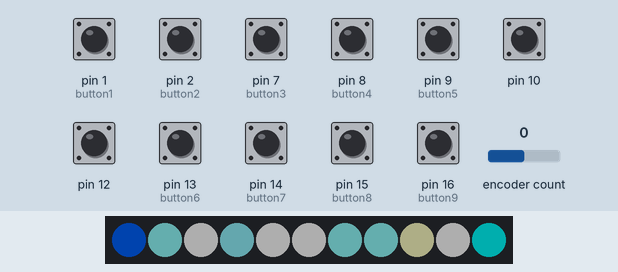
Simulated run of this sketch. Board: Arduino Leonardo, built with avr-gcc and run on an emulated ATmega32U4. Parts: 11 RGB LEDs in strip order, left to right. Inputs (shaded band) come from the test bench; at power-on: pin 1 (button1), pin 2 (button2), pin 7 (button3), pin 8 (button4), pin 9 (button5), pin 10, pin 12, pin 13 (button6), pin 14 (button7), pin 15 (button8), pin 16 (button9) HIGH, encoder count 0. Dim RGB values are drawn brighter than linear; USB keyboard and mouse output is not drawn.

Above: at 1.2 s.
1.3 s: pin 16 (button9) pulled LOW for 1 s
At 2.61 s:
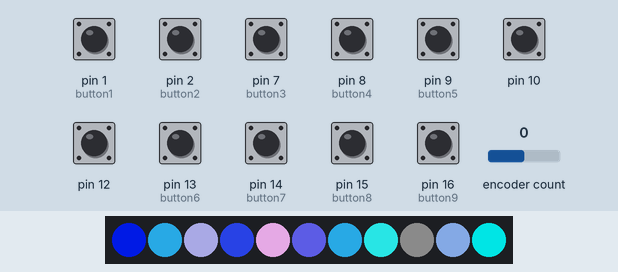
2.9 s: pin 2 (button2) pulled LOW for 0.15 s
At 3.52 s:
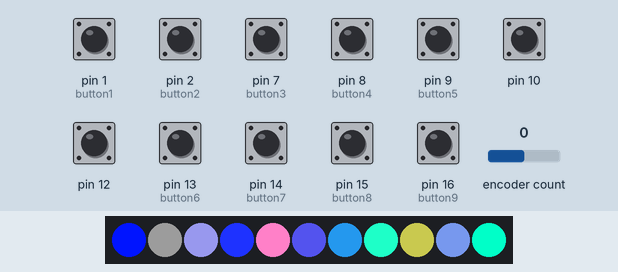
3.6 s: pin 14 (button7) pulled LOW for 1 s
At 4.73 s:
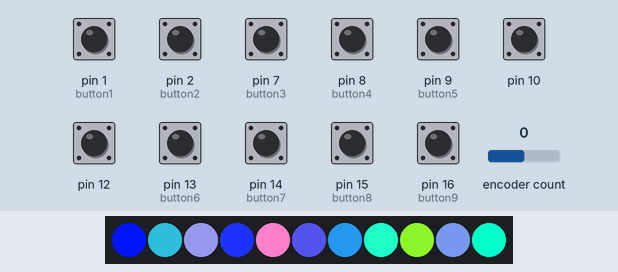
5.2 s: pin 9 (button5) pulled LOW for 0.15 s
At 5.64 s:
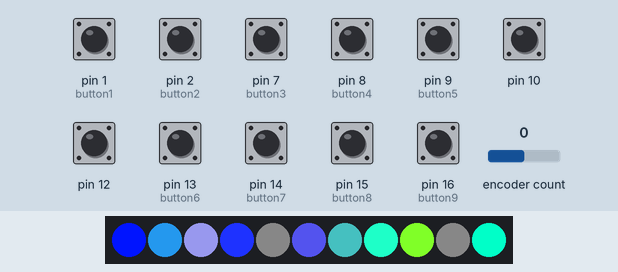
5.9 s: pin 7 (button3) pulled LOW for 0.15 s
At 6.55 s:
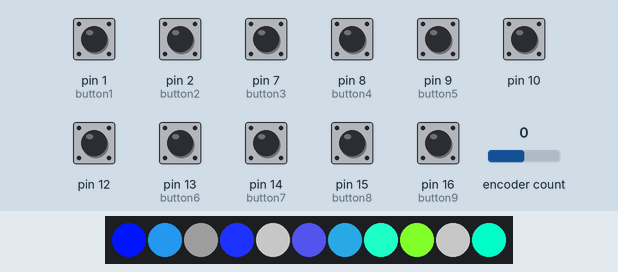
6.6 s: pin 8 (button4) pulled LOW for 0.15 s
At 7.15 s:
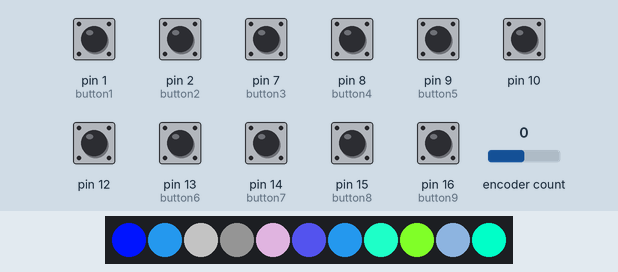
Timing chart, 0 to 8.3 s (numbered marks = the images above; inputs shaded):
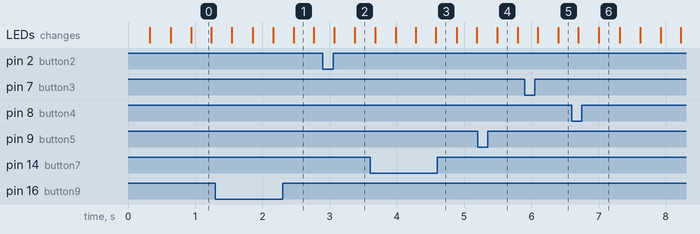

Measured:
- after the input at 1.3 s, the LEDs: first differ from a run without the input after 1.2 s (image 1)
- after the input at 2.9 s, the LEDs: first differ from a run without the input after 0.48 s (image 2)
- after the input at 5.2 s, the LEDs: change after 0.30 s (image 4)
- after the input at 5.9 s, the LEDs: first differ from a run without the input after 0.50 s (image 5)

The sketch:

PKGBV2.ino
```cpp
#include <Adafruit_NeoPixel.h>
#include "Keyboard.h"
#include <OneButton.h>
#include <RotaryEncoder.h>


// Neopixel
#define PIN 26
#define NUMPIXELS 11
#define PIN_IN1 17
#define PIN_IN2 18


Adafruit_NeoPixel pixels(NUMPIXELS, PIN, NEO_GRB + NEO_KHZ800);

// Setup buttons
OneButton button1(1, true);
OneButton button2(2, true);
OneButton button3(7, true);
OneButton button4(8, true);
OneButton button5(9, true);
OneButton button6(13, true);
OneButton button7(14, true);
OneButton button8(15, true);
OneButton button9(16, true);
OneButton button10(27, true);
OneButton button11(28, true);

OneButton encoderButton(29, true);

RotaryEncoder encoder(PIN_IN1, PIN_IN2, RotaryEncoder::LatchMode::TWO03);

String incomingString = "S";
String functionM1 = "";

const long interval = 10;
unsigned long previousMillis = 0;

int M1[] = {0, 20, 255};
int M1_tmp[] = {0, 0, 0};

int M2[] = {30, 128, 200};
int M2_tmp[] = {0, 0, 0};

int M3[] = {128, 128, 200};
int M3_tmp[] = {0, 0, 0};

int M4[] = {30, 50, 255};
int M4_tmp[] = {0, 0, 0};

int M5[] = {255, 128, 200};
int M5_tmp[] = {0, 0, 0};

int M6[] = {70, 70, 200};
int M6_tmp[] = {0, 0, 0};

int M7[] = {30, 128, 200};
int M7_tmp[] = {0, 0, 0};

int M8[] = {30, 255, 200};
int M8_tmp[] = {0, 0, 0};

int M9[] = {128, 255, 40};
int M9_tmp[] = {0, 0, 0};

int M10[] = {100, 128, 200};
int M10_tmp[] = {0, 0, 0};

int M11[] = {0, 255, 200};
int M11_tmp[] = {0, 0, 0};

void setup() {

  pixels.begin();

  pixels.clear();
  pixels.show();

  button1.attachClick(Button_M1);
  button1.attachLongPressStop(Button_M1);

  button2.attachClick(Button_M2);
  button2.attachLongPressStop(Button_M2);

  button3.attachClick(Button_M3);
  button3.attachLongPressStop(Button_M3);

  button4.attachClick(Button_M4);
  button4.attachLongPressStop(Button_M4);

  button5.attachClick(Button_M5);
  button5.attachLongPressStop(Button_M5);

  button6.attachClick(Button_M6);
  button6.attachLongPressStop(Button_M6);

  button7.attachClick(Button_M7);
  button7.attachLongPressStop(Button_M7);

  button8.attachClick(Button_M8);
  button8.attachLongPressStop(Button_M8);

  button9.attachClick(Button_M9);
  button9.attachLongPressStop(Button_M9);

  button10.attachClick(Button_M10);
  button10.attachLongPressStop(Button_M10);

  button11.attachClick(Button_M11);
  button11.attachLongPressStop(Button_M11);

  encoderButton.attachClick(Button_Encoder);
  encoderButton.attachLongPressStop(Button_Encoder);


  // Set defaul NeoPixel colors
  pixels.setPixelColor(0, pixels.Color(M1[0], M1[1], M1[2]));
  pixels.setPixelColor(1, pixels.Color(M2[0], M2[1], M2[2]));
  pixels.setPixelColor(2, pixels.Color(M3[0], M3[1], M3[2]));
  pixels.setPixelColor(3, pixels.Color(M4[0], M4[1], M4[2]));
  pixels.setPixelColor(4, pixels.Color(M5[0], M5[1], M5[2]));
  pixels.setPixelColor(5, pixels.Color(M6[0], M6[1], M6[2]));
  pixels.setPixelColor(6, pixels.Color(M7[0], M7[1], M7[2]));
  pixels.setPixelColor(7, pixels.Color(M8[0], M8[1], M8[2]));
  pixels.setPixelColor(8, pixels.Color(M9[0], M9[1], M9[2]));
  pixels.setPixelColor(9, pixels.Color(M10[0], M10[1], M10[2]));
  pixels.setPixelColor(10, pixels.Color(M11[0], M11[1], M11[2]));
  pixels.show();

  // open the serial port:
  //Serial.begin(9600);

  // initialize control over the keyboard:
  Keyboard.begin();
}

void loop() {

  unsigned long currentMillis = millis();


  // keep watching the push buttons
  button1.tick();
  button2.tick();
  button3.tick();
  button4.tick();
  button5.tick();
  button6.tick();
  button7.tick();
  button8.tick();
  button9.tick();
  button10.tick();
  button11.tick();

  encoderButton.tick();

    if (currentMillis - previousMillis >= interval) {
      // save the last time
      previousMillis = currentMillis;
      checkFade();

  }


  static int pos = 0;
  encoder.tick();

  int newPos = encoder.getPosition();
  if (pos < newPos) {
    Keyboard.press(KEY_LEFT_CTRL);
    Keyboard.press(KEY_LEFT_ARROW);


    Keyboard.releaseAll();
    pos = newPos;
  }
  if (pos > newPos) {
    Keyboard.press(KEY_LEFT_CTRL);
    Keyboard.press(KEY_RIGHT_ARROW);

    Keyboard.releaseAll();
    pos = newPos;
  }

}

void Button_M1()
{
  M1_tmp[0] = 0;
  M1_tmp[1] = 0;
  M1_tmp[2] = 0;

  Keyboard.press(KEY_LEFT_ALT);
  Keyboard.write('1');
  Keyboard.releaseAll();

  pixels.setPixelColor(0, pixels.Color(M1_tmp[0], M1_tmp[1], M1_tmp[2]));
  pixels.show();
}

void Button_M2()
{
  M2_tmp[0] = 0;
  M2_tmp[1] = 0;
  M2_tmp[2] = 0;

  Keyboard.press(KEY_LEFT_ALT);
  Keyboard.write('2');
  Keyboard.releaseAll();

  pixels.setPixelColor(1, pixels.Color(M2_tmp[0], M2_tmp[1], M2_tmp[2]));
  pixels.show();
}

void Button_M3()
{
  M3_tmp[0] = 0;
  M3_tmp[1] = 0;
  M3_tmp[2] = 0;

  Keyboard.press(KEY_LEFT_ALT);
  Keyboard.write('3');
  Keyboard.releaseAll();

  pixels.setPixelColor(2, pixels.Color(M3_tmp[0], M3_tmp[1], M3_tmp[2]));
  pixels.show();
}

void Button_M4()
{
  M4_tmp[0] = 0;
  M4_tmp[1] = 0;
  M4_tmp[2] = 0;

  Keyboard.press(KEY_LEFT_ALT);
  Keyboard.write('4');
  Keyboard.releaseAll();

  pixels.setPixelColor(3, pixels.Color(M4_tmp[0], M4_tmp[1], M4_tmp[2]));
  pixels.show();
}

void Button_M5()
{
  M5_tmp[0] = 0;
  M5_tmp[1] = 0;
  M5_tmp[2] = 0;

  Keyboard.press(KEY_LEFT_ALT);
  Keyboard.write('5');
  Keyboard.releaseAll();

  pixels.setPixelColor(4, pixels.Color(M5_tmp[0], M5_tmp[1], M5_tmp[2]));
  pixels.show();
}
void Button_M6()
{
  M6_tmp[0] = 0;
  M6_tmp[1] = 0;
  M6_tmp[2] = 0;

  Keyboard.press(KEY_LEFT_ALT);
  Keyboard.write('6');
  Keyboard.releaseAll();

  pixels.setPixelColor(5, pixels.Color(M6_tmp[0], M6_tmp[1], M6_tmp[2]));
  pixels.show();
}
void Button_M7()
{
  M7_tmp[0] = 0;
  M7_tmp[1] = 0;
  M7_tmp[2] = 0;

  Keyboard.press(KEY_LEFT_ALT);
  Keyboard.write('7');
  Keyboard.releaseAll();

  pixels.setPixelColor(6, pixels.Color(M7_tmp[0], M7_tmp[1], M7_tmp[2]));
  pixels.show();
}
void Button_M8()
{
  M8_tmp[0] = 0;
  M8_tmp[1] = 0;
  M8_tmp[2] = 0;

  Keyboard.press(KEY_LEFT_ALT);
  Keyboard.write('8');
  Keyboard.releaseAll();

  pixels.setPixelColor(7, pixels.Color(M8_tmp[0], M8_tmp[1], M8_tmp[2]));
  pixels.show();
}
void Button_M9()
{
  M9_tmp[0] = 0;
  M9_tmp[1] = 0;
  M9_tmp[2] = 0;

  Keyboard.press(KEY_LEFT_ALT);
  Keyboard.write('9');
  Keyboard.releaseAll();

  pixels.setPixelColor(8, pixels.Color(M9_tmp[0], M9_tmp[1], M9_tmp[2]));
  pixels.show();
}
void Button_M10()
{
  M10_tmp[0] = 0;
  M10_tmp[1] = 0;
  M10_tmp[2] = 0;

  Keyboard.press(KEY_LEFT_ALT);
  Keyboard.write('a');
  Keyboard.releaseAll();

  pixels.setPixelColor(9, pixels.Color(M10_tmp[0], M10_tmp[1], M10_tmp[2]));
  pixels.show();
}
void Button_M11()
{
  M11_tmp[0] = 0;
  M11_tmp[1] = 0;
  M11_tmp[2] = 0;

  Keyboard.press(KEY_LEFT_ALT);
  Keyboard.write('b');
  Keyboard.releaseAll();

  pixels.setPixelColor(10, pixels.Color(M11_tmp[0], M11_tmp[1], M11_tmp[2]));
  pixels.show();
}
void Button_Encoder()
{
  Keyboard.press(KEY_LEFT_ALT);
  Keyboard.write('e');
  Keyboard.releaseAll();
}

void checkFade() {

// M1 Button
  if (M1_tmp[0] < M1[0]) {
        M1_tmp[0]++;
        pixels.setPixelColor(0, pixels.Color(M1_tmp[0], M1_tmp[1], M1_tmp[2]));
        pixels.show();
      }

  if (M1_tmp[1] < M1[1]) {
        M1_tmp[1]++;
        pixels.setPixelColor(0, pixels.Color(M1_tmp[0], M1_tmp[1], M1_tmp[2]));
        pixels.show();
      }

  if (M1_tmp[2] < M1[2]) {
        M1_tmp[2]++;
        pixels.setPixelColor(0, pixels.Color(M1_tmp[0], M1_tmp[1], M1_tmp[2]));
        pixels.show();
      }

  // M2 Button
  if (M2_tmp[0] < M2[0]) {
        M2_tmp[0]++;
        pixels.setPixelColor(1, pixels.Color(M2_tmp[0], M2_tmp[1], M2_tmp[2]));
        pixels.show();
      }

  if (M2_tmp[1] < M2[1]) {
        M2_tmp[1]++;
        pixels.setPixelColor(1, pixels.Color(M2_tmp[0], M2_tmp[1], M2_tmp[2]));
        pixels.show();
      }

  if (M2_tmp[2] < M2[2]) {
        M2_tmp[2]++;
        pixels.setPixelColor(1, pixels.Color(M2_tmp[0], M2_tmp[1], M2_tmp[2]));
        pixels.show();
      }

  // M3 Button
  if (M3_tmp[0] < M3[0]) {
        M3_tmp[0]++;
        pixels.setPixelColor(2, pixels.Color(M3_tmp[0], M3_tmp[1], M3_tmp[2]));
        pixels.show();
      }

  if (M3_tmp[1] < M3[1]) {
        M3_tmp[1]++;
        pixels.setPixelColor(2, pixels.Color(M3_tmp[0], M3_tmp[1], M3_tmp[2]));
        pixels.show();
      }

  if (M3_tmp[2] < M3[2]) {
        M3_tmp[2]++;
        pixels.setPixelColor(2, pixels.Color(M3_tmp[0], M3_tmp[1], M3_tmp[2]));
        pixels.show();
      }

  // M4 Button
  if (M4_tmp[0] < M4[0]) {
        M4_tmp[0]++;
        pixels.setPixelColor(3, pixels.Color(M4_tmp[0], M4_tmp[1], M4_tmp[2]));
        pixels.show();
      }

  if (M4_tmp[1] < M4[1]) {
        M4_tmp[1]++;
        pixels.setPixelColor(3, pixels.Color(M4_tmp[0], M4_tmp[1], M4_tmp[2]));
        pixels.show();
      }

  if (M4_tmp[2] < M4[2]) {
        M4_tmp[2]++;
        pixels.setPixelColor(3, pixels.Color(M4_tmp[0], M4_tmp[1], M4_tmp[2]));
        pixels.show();
      }

  // M5 Button
  if (M5_tmp[0] < M5[0]) {
        M5_tmp[0]++;
        pixels.setPixelColor(4, pixels.Color(M5_tmp[0], M5_tmp[1], M5_tmp[2]));
        pixels.show();
      }

  if (M5_tmp[1] < M5[1]) {
        M5_tmp[1]++;
        pixels.setPixelColor(4, pixels.Color(M5_tmp[0], M5_tmp[1], M5_tmp[2]));
        pixels.show();
      }

  if (M5_tmp[2] < M5[2]) {
        M5_tmp[2]++;
        pixels.setPixelColor(4, pixels.Color(M5_tmp[0], M5_tmp[1], M5_tmp[2]));
        pixels.show();
      }

  // M6 Button
  if (M6_tmp[0] < M6[0]) {
        M6_tmp[0]++;
        pixels.setPixelColor(5, pixels.Color(M6_tmp[0], M6_tmp[1], M6_tmp[2]));
        pixels.show();
      }

  if (M6_tmp[1] < M6[1]) {
        M6_tmp[1]++;
        pixels.setPixelColor(5, pixels.Color(M6_tmp[0], M6_tmp[1], M6_tmp[2]));
        pixels.show();
      }

  if (M6_tmp[2] < M6[2]) {
        M6_tmp[2]++;
        pixels.setPixelColor(5, pixels.Color(M6_tmp[0], M6_tmp[1], M6_tmp[2]));
        pixels.show();
      }

  // M7 Button
  if (M7_tmp[0] < M7[0]) {
        M7_tmp[0]++;
        pixels.setPixelColor(6, pixels.Color(M7_tmp[0], M7_tmp[1], M7_tmp[2]));
        pixels.show();
      }

  if (M7_tmp[1] < M7[1]) {
        M7_tmp[1]++;
        pixels.setPixelColor(6, pixels.Color(M7_tmp[0], M7_tmp[1], M7_tmp[2]));
        pixels.show();
      }

  if (M7_tmp[2] < M7[2]) {
        M7_tmp[2]++;
        pixels.setPixelColor(6, pixels.Color(M7_tmp[0], M7_tmp[1], M7_tmp[2]));
        pixels.show();
      }

  // M8 Button
  if (M8_tmp[0] < M8[0]) {
        M8_tmp[0]++;
        pixels.setPixelColor(7, pixels.Color(M8_tmp[0], M8_tmp[1], M8_tmp[2]));
        pixels.show();
      }

  if (M8_tmp[1] < M8[1]) {
        M8_tmp[1]++;
        pixels.setPixelColor(7, pixels.Color(M8_tmp[0], M8_tmp[1], M8_tmp[2]));
        pixels.show();
      }

  if (M8_tmp[2] < M8[2]) {
        M8_tmp[2]++;
        pixels.setPixelColor(7, pixels.Color(M8_tmp[0], M8_tmp[1], M8_tmp[2]));
        pixels.show();
      }

  // M9 Button
  if (M9_tmp[0] < M9[0]) {
        M9_tmp[0]++;
        pixels.setPixelColor(8, pixels.Color(M9_tmp[0], M9_tmp[1], M9_tmp[2]));
        pixels.show();
      }

  if (M9_tmp[1] < M9[1]) {
        M9_tmp[1]++;
        pixels.setPixelColor(8, pixels.Color(M9_tmp[0], M9_tmp[1], M9_tmp[2]));
        pixels.show();
      }

  if (M9_tmp[2] < M9[2]) {
        M9_tmp[2]++;
        pixels.setPixelColor(8, pixels.Color(M9_tmp[0], M9_tmp[1], M9_tmp[2]));
        pixels.show();
      }

  // M10 Button
  if (M10_tmp[0] < M10[0]) {
        M10_tmp[0]++;
        pixels.setPixelColor(9, pixels.Color(M10_tmp[0], M10_tmp[1], M10_tmp[2]));
        pixels.show();
      }

  if (M10_tmp[1] < M10[1]) {
        M10_tmp[1]++;
        pixels.setPixelColor(9, pixels.Color(M10_tmp[0], M10_tmp[1], M10_tmp[2]));
        pixels.show();
      }

  if (M10_tmp[2] < M10[2]) {
        M10_tmp[2]++;
        pixels.setPixelColor(9, pixels.Color(M10_tmp[0], M10_tmp[1], M10_tmp[2]));
        pixels.show();
      }

  // M11 Button
  if (M11_tmp[0] < M11[0]) {
        M11_tmp[0]++;
        pixels.setPixelColor(10, pixels.Color(M11_tmp[0], M11_tmp[1], M11_tmp[2]));
        pixels.show();
      }

  if (M11_tmp[1] < M11[1]) {
        M11_tmp[1]++;
        pixels.setPixelColor(10, pixels.Color(M11_tmp[0], M11_tmp[1], M11_tmp[2]));
        pixels.show();
      }

  if (M11_tmp[2] < M11[2]) {
        M11_tmp[2]++;
        pixels.setPixelColor(10, pixels.Color(M11_tmp[0], M11_tmp[1], M11_tmp[2]));
        pixels.show();
      }

}
```
